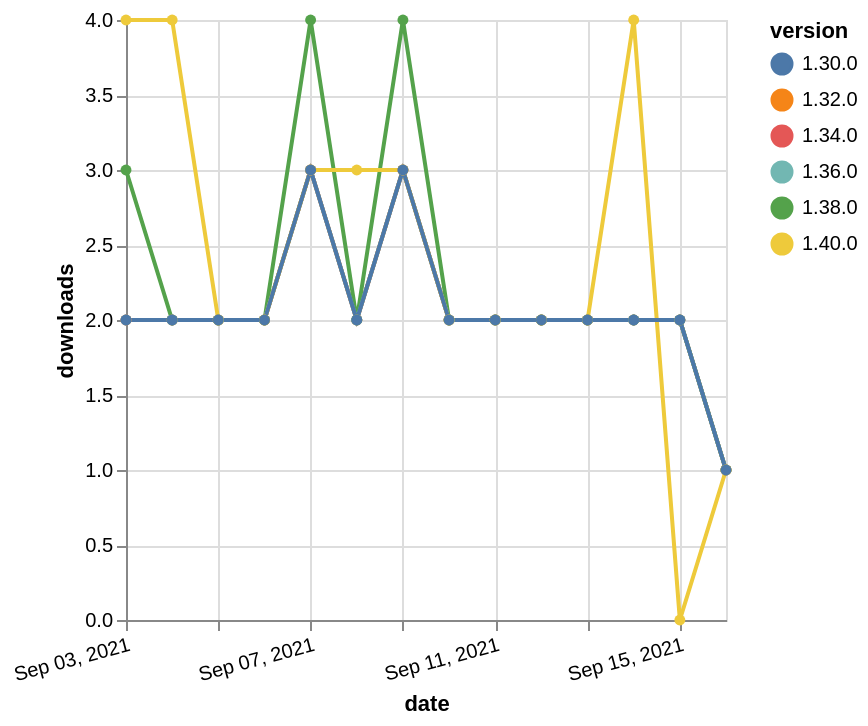

Write a Vega-Lite specification for this figure.
### Vega-Lite specification from a JSON file in a GitHub repository (floating-point values rounded to 4 significant figures)
{"$schema": "https://vega.github.io/schema/vega-lite/v5.json", "description": "A simple bar chart with embedded data.", "data": {"values": [{"date": "2021-09-03", "total": 1449, "delta": 2, "version": "1.34.0"}, {"date": "2021-09-04", "total": 1451, "delta": 2, "version": "1.34.0"}, {"date": "2021-09-05", "total": 1453, "delta": 2, "version": "1.34.0"}, {"date": "2021-09-06", "total": 1455, "delta": 2, "version": "1.34.0"}, {"date": "2021-09-07", "total": 1458, "delta": 3, "version": "1.34.0"}, {"date": "2021-09-08", "total": 1460, "delta": 2, "version": "1.34.0"}, {"date": "2021-09-09", "total": 1463, "delta": 3, "version": "1.34.0"}, {"date": "2021-09-10", "total": 1465, "delta": 2, "version": "1.34.0"}, {"date": "2021-09-11", "total": 1467, "delta": 2, "version": "1.34.0"}, {"date": "2021-09-12", "total": 1469, "delta": 2, "version": "1.34.0"}, {"date": "2021-09-13", "total": 1471, "delta": 2, "version": "1.34.0"}, {"date": "2021-09-14", "total": 1473, "delta": 2, "version": "1.34.0"}, {"date": "2021-09-15", "total": 1475, "delta": 2, "version": "1.34.0"}, {"date": "2021-09-16", "total": 1476, "delta": 1, "version": "1.34.0"}, {"date": "2021-09-03", "total": 1652, "delta": 2, "version": "1.32.0"}, {"date": "2021-09-04", "total": 1654, "delta": 2, "version": "1.32.0"}, {"date": "2021-09-05", "total": 1656, "delta": 2, "version": "1.32.0"}, {"date": "2021-09-06", "total": 1658, "delta": 2, "version": "1.32.0"}, {"date": "2021-09-07", "total": 1661, "delta": 3, "version": "1.32.0"}, {"date": "2021-09-08", "total": 1663, "delta": 2, "version": "1.32.0"}, {"date": "2021-09-09", "total": 1666, "delta": 3, "version": "1.32.0"}, {"date": "2021-09-10", "total": 1668, "delta": 2, "version": "1.32.0"}, {"date": "2021-09-11", "total": 1670, "delta": 2, "version": "1.32.0"}, {"date": "2021-09-12", "total": 1672, "delta": 2, "version": "1.32.0"}, {"date": "2021-09-13", "total": 1674, "delta": 2, "version": "1.32.0"}, {"date": "2021-09-14", "total": 1676, "delta": 2, "version": "1.32.0"}, {"date": "2021-09-15", "total": 1678, "delta": 2, "version": "1.32.0"}, {"date": "2021-09-16", "total": 1679, "delta": 1, "version": "1.32.0"}, {"date": "2021-09-03", "total": 706, "delta": 3, "version": "1.38.0"}, {"date": "2021-09-04", "total": 708, "delta": 2, "version": "1.38.0"}, {"date": "2021-09-05", "total": 710, "delta": 2, "version": "1.38.0"}, {"date": "2021-09-06", "total": 712, "delta": 2, "version": "1.38.0"}, {"date": "2021-09-07", "total": 716, "delta": 4, "version": "1.38.0"}, {"date": "2021-09-08", "total": 718, "delta": 2, "version": "1.38.0"}, {"date": "2021-09-09", "total": 722, "delta": 4, "version": "1.38.0"}, {"date": "2021-09-10", "total": 724, "delta": 2, "version": "1.38.0"}, {"date": "2021-09-11", "total": 726, "delta": 2, "version": "1.38.0"}, {"date": "2021-09-12", "total": 728, "delta": 2, "version": "1.38.0"}, {"date": "2021-09-13", "total": 730, "delta": 2, "version": "1.38.0"}, {"date": "2021-09-14", "total": 732, "delta": 2, "version": "1.38.0"}, {"date": "2021-09-15", "total": 734, "delta": 2, "version": "1.38.0"}, {"date": "2021-09-16", "total": 735, "delta": 1, "version": "1.38.0"}, {"date": "2021-09-03", "total": 1000, "delta": 2, "version": "1.36.0"}, {"date": "2021-09-04", "total": 1002, "delta": 2, "version": "1.36.0"}, {"date": "2021-09-05", "total": 1004, "delta": 2, "version": "1.36.0"}, {"date": "2021-09-06", "total": 1006, "delta": 2, "version": "1.36.0"}, {"date": "2021-09-07", "total": 1009, "delta": 3, "version": "1.36.0"}, {"date": "2021-09-08", "total": 1011, "delta": 2, "version": "1.36.0"}, {"date": "2021-09-09", "total": 1014, "delta": 3, "version": "1.36.0"}, {"date": "2021-09-10", "total": 1016, "delta": 2, "version": "1.36.0"}, {"date": "2021-09-11", "total": 1018, "delta": 2, "version": "1.36.0"}, {"date": "2021-09-12", "total": 1020, "delta": 2, "version": "1.36.0"}, {"date": "2021-09-13", "total": 1022, "delta": 2, "version": "1.36.0"}, {"date": "2021-09-14", "total": 1024, "delta": 2, "version": "1.36.0"}, {"date": "2021-09-15", "total": 1026, "delta": 2, "version": "1.36.0"}, {"date": "2021-09-16", "total": 1027, "delta": 1, "version": "1.36.0"}, {"date": "2021-09-03", "total": 232, "delta": 4, "version": "1.40.0"}, {"date": "2021-09-04", "total": 236, "delta": 4, "version": "1.40.0"}, {"date": "2021-09-05", "total": 238, "delta": 2, "version": "1.40.0"}, {"date": "2021-09-06", "total": 240, "delta": 2, "version": "1.40.0"}, {"date": "2021-09-07", "total": 243, "delta": 3, "version": "1.40.0"}, {"date": "2021-09-08", "total": 246, "delta": 3, "version": "1.40.0"}, {"date": "2021-09-09", "total": 249, "delta": 3, "version": "1.40.0"}, {"date": "2021-09-10", "total": 251, "delta": 2, "version": "1.40.0"}, {"date": "2021-09-11", "total": 253, "delta": 2, "version": "1.40.0"}, {"date": "2021-09-12", "total": 255, "delta": 2, "version": "1.40.0"}, {"date": "2021-09-13", "total": 257, "delta": 2, "version": "1.40.0"}, {"date": "2021-09-14", "total": 261, "delta": 4, "version": "1.40.0"}, {"date": "2021-09-15", "total": 261, "delta": 0, "version": "1.40.0"}, {"date": "2021-09-16", "total": 262, "delta": 1, "version": "1.40.0"}, {"date": "2021-09-03", "total": 2059, "delta": 2, "version": "1.30.0"}, {"date": "2021-09-04", "total": 2061, "delta": 2, "version": "1.30.0"}, {"date": "2021-09-05", "total": 2063, "delta": 2, "version": "1.30.0"}, {"date": "2021-09-06", "total": 2065, "delta": 2, "version": "1.30.0"}, {"date": "2021-09-07", "total": 2068, "delta": 3, "version": "1.30.0"}, {"date": "2021-09-08", "total": 2070, "delta": 2, "version": "1.30.0"}, {"date": "2021-09-09", "total": 2073, "delta": 3, "version": "1.30.0"}, {"date": "2021-09-10", "total": 2075, "delta": 2, "version": "1.30.0"}, {"date": "2021-09-11", "total": 2077, "delta": 2, "version": "1.30.0"}, {"date": "2021-09-12", "total": 2079, "delta": 2, "version": "1.30.0"}, {"date": "2021-09-13", "total": 2081, "delta": 2, "version": "1.30.0"}, {"date": "2021-09-14", "total": 2083, "delta": 2, "version": "1.30.0"}, {"date": "2021-09-15", "total": 2085, "delta": 2, "version": "1.30.0"}, {"date": "2021-09-16", "total": 2086, "delta": 1, "version": "1.30.0"}]}, "width": "container", "mark": {"type": "line", "point": {"filled": true}}, "encoding": {"x": {"field": "date", "type": "temporal", "timeUnit": "yearmonthdate", "title": "date", "axis": {"labelAngle": -15}}, "y": {"field": "delta", "type": "quantitative", "title": "downloads"}, "color": {"field": "version", "type": "nominal"}, "tooltip": {"field": "delta"}}}
